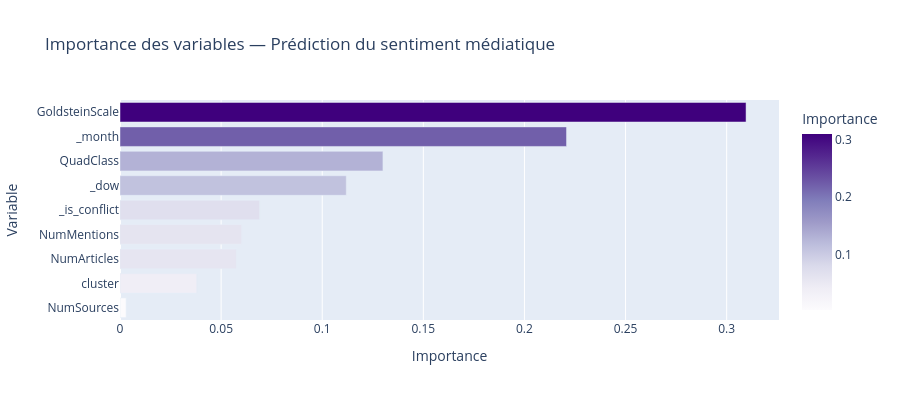

This figure's notebook cell:
### Code cell
# Importance des variables
importances = pd.DataFrame({
    'feature': CLASSIF_FEATS,
    'importance': clf.feature_importances_
}).sort_values('importance', ascending=False)

fig = px.bar(
    importances.sort_values('importance'),
    x='importance', y='feature', orientation='h',
    title='Importance des variables — Prédiction du sentiment médiatique',
    labels={'importance': 'Importance', 'feature': 'Variable'},
    color='importance', color_continuous_scale='Purples',
    height=400
)
fig.update_layout(showlegend=False)
fig.show()

print('\nTop 3 variables les plus prédictives :')
for _, row in importances.head(3).iterrows():
    print(f"  {row['feature']:30s} : {row['importance']:.3f}")

### Figure 1 — Plotly figure (JSON) as saved in the notebook; plotly's stock layout.template omitted (floating-point values rounded to 4 significant figures)
{"data": [{"hovertemplate": "Importance=%{marker.color}<br>Variable=%{y}<extra></extra>", "legendgroup": "", "marker": {"color": [0.003029, 0.03792, 0.05758, 0.06013, 0.06904, 0.1119, 0.13, 0.2208, 0.3096], "coloraxis": "coloraxis", "pattern": {"shape": ""}}, "name": "", "orientation": "h", "showlegend": false, "textposition": "auto", "type": "bar", "x": [0.003029, 0.03792, 0.05758, 0.06013, 0.06904, 0.1119, 0.13, 0.2208, 0.3096], "xaxis": "x", "y": ["NumSources", "cluster", "NumArticles", "NumMentions", "_is_conflict", "_dow", "QuadClass", "_month", "GoldsteinScale"], "yaxis": "y"}], "layout": {"barmode": "relative", "coloraxis": {"colorbar": {"title": {"text": "Importance"}}, "colorscale": [[0, "rgb(252,251,253)"], [0.125, "rgb(239,237,245)"], [0.25, "rgb(218,218,235)"], [0.375, "rgb(188,189,220)"], [0.5, "rgb(158,154,200)"], [0.625, "rgb(128,125,186)"], [0.75, "rgb(106,81,163)"], [0.875, "rgb(84,39,143)"], [1, "rgb(63,0,125)"]]}, "height": 400, "legend": {"tracegroupgap": 0}, "showlegend": false, "title": {"text": "Importance des variables — Prédiction du sentiment médiatique"}, "xaxis": {"anchor": "y", "domain": [0, 1], "title": {"text": "Importance"}}, "yaxis": {"anchor": "x", "domain": [0, 1], "title": {"text": "Variable"}}}}
